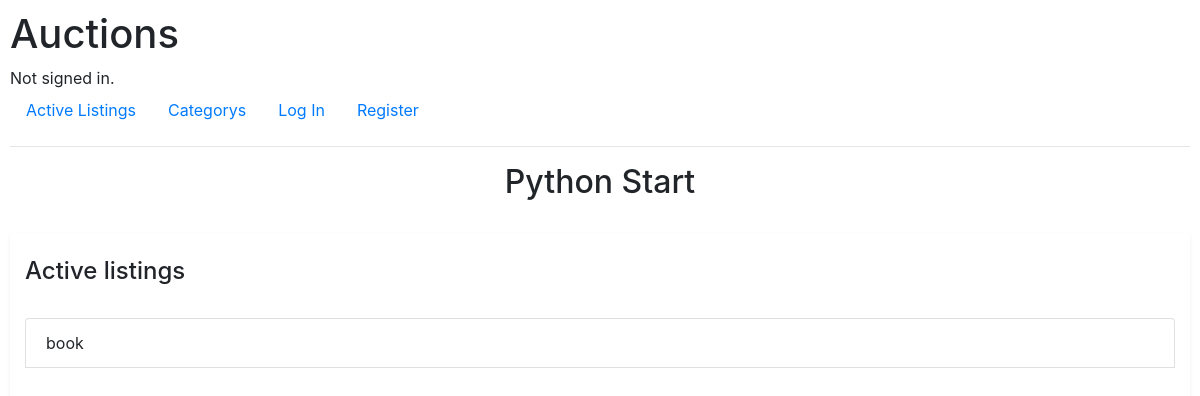
The page /Python Start/uinque_category on the database as committed earlier.
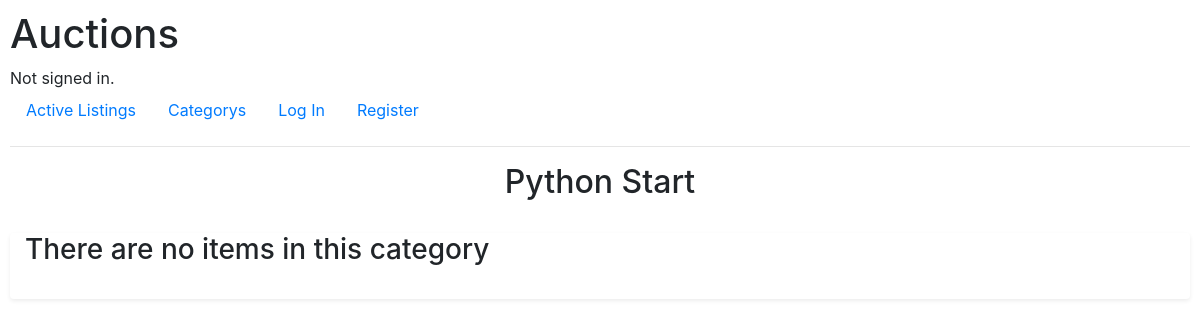
The same page on the database as committed later.
### auctions/models.py (models this page shows, shortened)
class Listings(models.Model):
    title = models.CharField(max_length=64)
    description = models.CharField(max_length=264)
    startingBid = models.IntegerField()
    watchlist = models.ManyToManyField(User, blank=True, related_name='watchlistItem')
    creater = models.ForeignKey(User, on_delete=models.CASCADE, related_name='created_listings', default=0)
    category = models.ForeignKey(category, on_delete=models.CASCADE, related_name="add_to_category", default="")

### auctions/views.py (the view)
# urls.py: path("<category_name>/uinque_category", views.unique_category, name="unique_category"),
def unique_category(request, category_name):
    current_category = category.objects.get(name=category_name)
    category_items = current_category.add_to_category.all()
    return render(request, "auctions/unique_category.html", {
        "categroy_items": category_items,
        "current_category":category_name
    })

### auctions/templates/auctions/unique_category.html
{% extends "auctions/layout.html" %}
{% block body %}
    <h2 class="text-center" >{{ current_category }}</h2>
    <br>
    <div class="container-fluid rounded shadow-sm">
        {% if categroy_items%}
            <br>
            <h4>Active listings </h4>
            <br>
            {% for item in categroy_items %}
                <ul class="list-group">
                    <li class="list-group-item">{{ item.title }}</li>
                    <br>
                </ul>
            {% endfor %}
        {% else %}
            <h3>There are no items in this category</h3>
        {% endif %}
        <br>
    </div>
{% endblock %}

Rows that differ between the two databases and show on the page:
removed Listings: title "book"
Other text that changed with them:
text no longer shown: "Active listings"
text now shown: "There are no items in this category"
